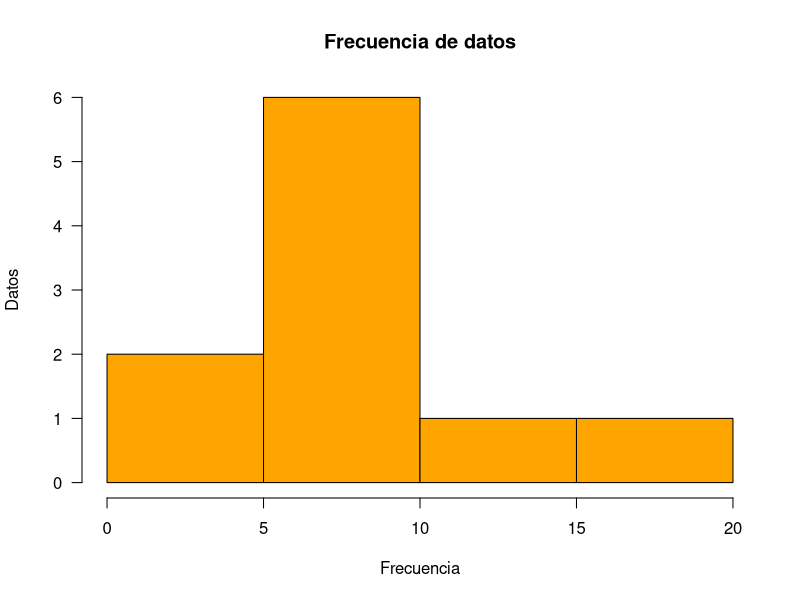
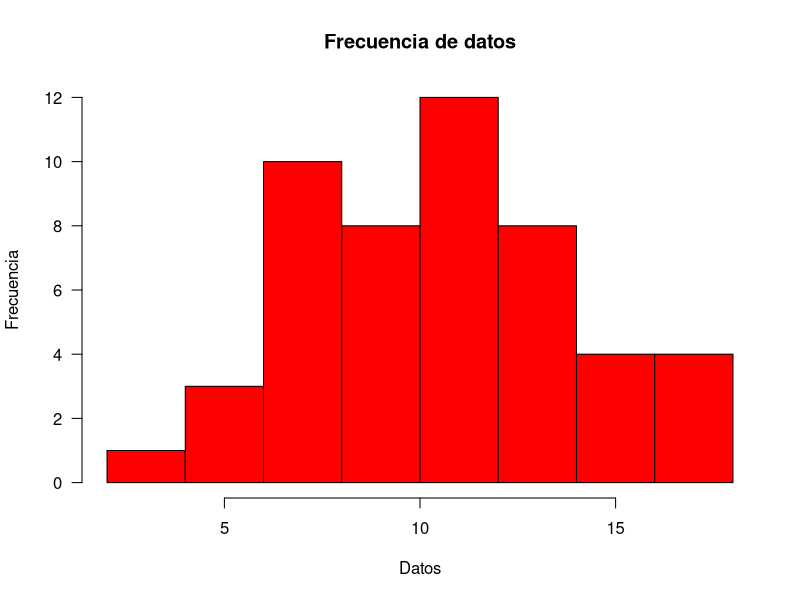
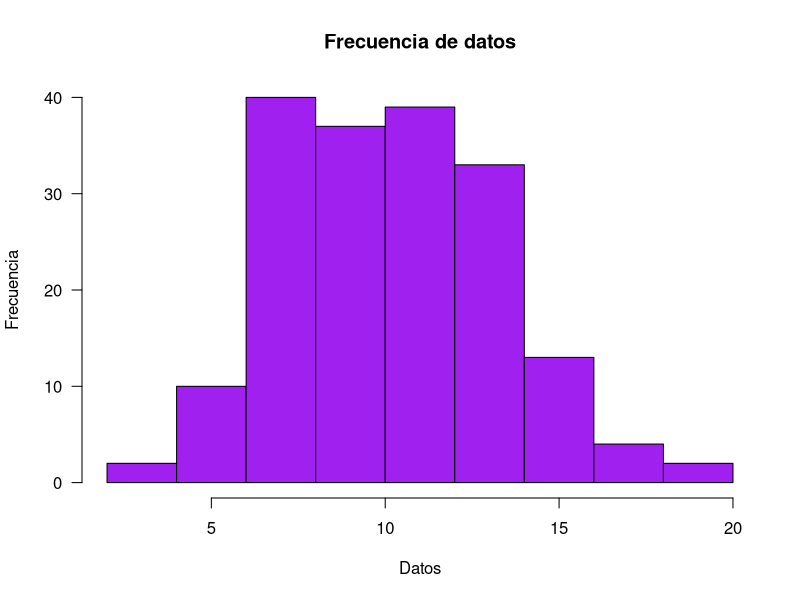

Reproduce these figures in R, in order.
pob01 <- rnorm(240, mean = 9.9, sd = 3.26)

str(pob01)
summary(pob01)
pob01
muestra01 <- sample(pob01, size = 10, replace = FALSE)
muestra01

hist(muestra01, col="orange", xlab = "Frecuencia", ylab = "Datos", main = "Frecuencia de datos", las = 1)
muestra02 <- sample(pob01, size = 50, replace = FALSE)
muestra02
hist(muestra02, col="red", xlab = "Datos", ylab = "Frecuencia", main = "Frecuencia de datos", las = 1)


muestra03 <- sample(pob01, size = 180, replace = FALSE )
muestra03

hist(muestra03, col="purple", xlab = "Datos", ylab = "Frecuencia", main = "Frecuencia de datos", las = 1)
